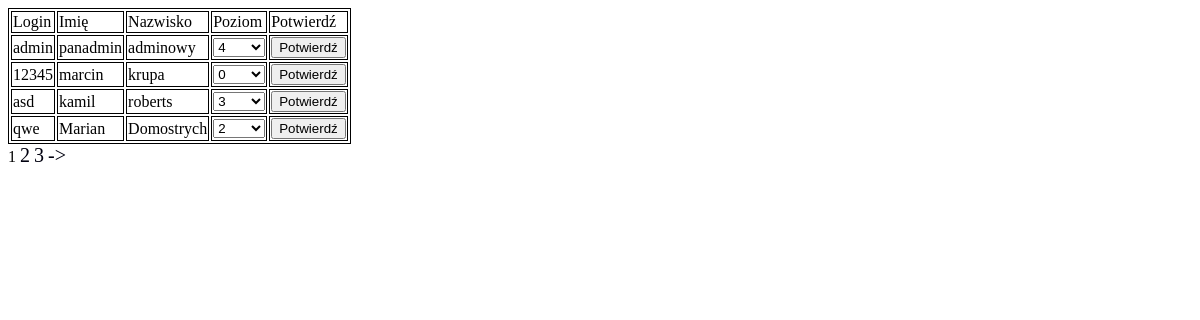
Page /zmien_poziom_dostepu.php on the committed database.
### tables this page shows
CREATE TABLE `uzytkownicy` (
  `id` int(11) NOT NULL,
  `login` varchar(60) NOT NULL,
  `haslo` varchar(60) NOT NULL,
  `uprawnienia` varchar(60) NOT NULL,
  `imie` varchar(60) NOT NULL,
  `nazwisko` varchar(60) NOT NULL
);

### zmien_poziom_dostepu.php (the view, shortened to what this page needs)
<?php
$op0=0;
$op1=1;
$op2=2;
$op3=3;
$op4=4;
	echo'<link rel="stylesheet" href="style.css" type="text/css">';
	$pdo = new PDO('mysql:host=localhost;dbname=zadanie','root');
	$sprr = $pdo->query ("SELECT id FROM uzytkownicy");
	echo '<div style="font-size:17.5px;"><table> ';
	$ile_wierszy=$sprr->rowCount();
$cur_page = isset($_GET['zpd']) ? $_GET['zpd'] : 1;
$results_per_page = 4;
$skip = (($cur_page - 1) * $results_per_page);
$total=$ile_wierszy;
$num_pages = ceil($total / $results_per_page);
$stmt = $pdo->query ("SELECT * FROM uzytkownicy Orders LIMIT $skip, $results_per_page");
	if($sprr->rowCount()<1){
			echo '<tr>
			<td>Brak bazy</td>
			</tr>
			';
		}else{
	echo '
		<tr>
			<td>Login</td>
			<td>Imię</td>
			<td>Nazwisko </td>
			<td>Poziom</td>
			<td>Potwierdź</td>
		</tr>
		';
	while ($rekord = $stmt->fetch()){
		if($rekord['imie']==''){
			echo '<tr>
			<td>Brak bazy</td>
			</tr>
			';
		}
		else{
		echo '
		<tr><form method="POST" action="index.php?zpd='.$_GET['zpd'].'&id3='.$rekord['id'].'">
			<td>'.$rekord['login'].' </td>
			<td>'.$rekord['imie'].' </td>
			<td>'.$rekord['nazwisko'].' </td>
			<td>
				<select name="prawo">';
				if($rekord['uprawnienia']==4){
			   echo'<option value="'.$op4.'"selected>'.$rekord['uprawnienia'].'&nbsp;&nbsp;&nbsp;&nbsp;&nbsp;&nbsp;</option>
					<option value="'.$op3.'">'.$op3.'&nbsp;&nbsp;&nbsp;&nbsp;&nbsp;&nbsp;</option>
					<option value="'.$op2.'">'.$op2.'&nbsp;&nbsp;&nbsp;&nbsp;&nbsp;&nbsp;</option>
					<option value="'.$op1.'">'.$op1.'&nbsp;&nbsp;&nbsp;&nbsp;&nbsp;&nbsp;</option>
					<option value="'.$op0.'">'.$op0.'&nbsp;&nbsp;&nbsp;&nbsp;&nbsp;&nbsp;</option>
					';
					}
					else if($rekord['uprawnienia']==3){
						echo'<option value="'.$op4.'">'.$op4.'&nbsp;&nbsp;&nbsp;&nbsp;&nbsp;&nbsp;</option>
					<option value="'.$op3.'"selected>'.$rekord['uprawnienia'].'&nbsp;&nbsp;&nbsp;&nbsp;&nbsp;&nbsp;</option>
					<option value="'.$op2.'">'.$op2.'&nbsp;&nbsp;&nbsp;&nbsp;&nbsp;&nbsp;</option>
					<option value="'.$op1.'">'.$op1.'&nbsp;&nbsp;&nbsp;&nbsp;&nbsp;&nbsp;</option>
					<option value="'.$op0.'">'.$op0.'&nbsp;&nbsp;&nbsp;&nbsp;&nbsp;&nbsp;</option>
					';
					}
					else if($rekord['uprawnienia']==2){
						echo'<option value="'.$op4.'">'.$op4.'&nbsp;&nbsp;&nbsp;&nbsp;&nbsp;&nbsp;</option>
					<option value="'.$op3.'">'.$op3.'&nbsp;&nbsp;&nbsp;&nbsp;&nbsp;&nbsp;</option>
					<option value="'.$op2.'"selected>'.$rekord['uprawnienia'].'&nbsp;&nbsp;&nbsp;&nbsp;&nbsp;&nbsp;</option>
					<option value="'.$op1.'">'.$op1.'&nbsp;&nbsp;&nbsp;&nbsp;&nbsp;&nbsp;</option>
					<option value="'.$op0.'">'.$op0.'&nbsp;&nbsp;&nbsp;&nbsp;&nbsp;&nbsp;</option>
					';
					}
					else if($rekord['uprawnienia']==0){
						echo'<option value="'.$op4.'">'.$op4.'&nbsp;&nbsp;&nbsp;&nbsp;&nbsp;&nbsp;</option>
					<option value="'.$op3.'">'.$op3.'&nbsp;&nbsp;&nbsp;&nbsp;&nbsp;&nbsp;</option>
					<option value="'.$op2.'">'.$op2.'&nbsp;&nbsp;&nbsp;&nbsp;&nbsp;&nbsp;</option>
					<option value="'.$op1.'">'.$op1.'&nbsp;&nbsp;&nbsp;&nbsp;&nbsp;&nbsp;</option>
					<option value="'.$op0.'"selected>'.$rekord['uprawnienia'].'&nbsp;&nbsp;&nbsp;&nbsp;&nbsp;&nbsp;</option>
					';
					}
					echo'
				</select>
			</td>
			<td>
			<input type="submit" name="okej" value="Potwierdź">
			</td>
			</form>
		</tr>
		';
		}
	}
		}
	echo '</table></div>';
		function generate_page_links($cur_page, $num_pages) {
     $page_links = '';
     $i = $cur_page - 4;
     $page = $i + 8;
     for ($i; $i <= $page; $i++) {
          if ($i > 0 && $i <= $num_pages) {
               if ($cur_page == $i  && $i != 0) {
                    $page_links .= '' . $i;
               }
               else {
                    $page_links .= ' <a href="' . $_SERVER['PHP_SELF'] . '?zpd=' . $i . '"> ' . $i . '</a> ';
               }
          }
     }
     if ($cur_page < $num_pages) {
          $page_links .= '<a href="' . $_SERVER['PHP_SELF'] . '?zpd=' . ($cur_page + 1) . '">-></a>';
     }
     return $page_links;
}
     echo generate_page_links($cur_page, $num_pages);
?>

### style.css (style rules this page uses)
a:link { color:#00000f; font-size:20px; text-decoration:none; }
table, th, td { border:1px solid black; }

### rows in the picture
uzytkownicy: login "admin", imie "panadmin", nazwisko "adminowy", prawo "4"
uzytkownicy: login "12345", imie "marcin", nazwisko "krupa", prawo "0"
uzytkownicy: login "asd", imie "kamil", nazwisko "roberts", prawo "3"
uzytkownicy: login "qwe", imie "Marian", nazwisko "Domostrych", prawo "2"
